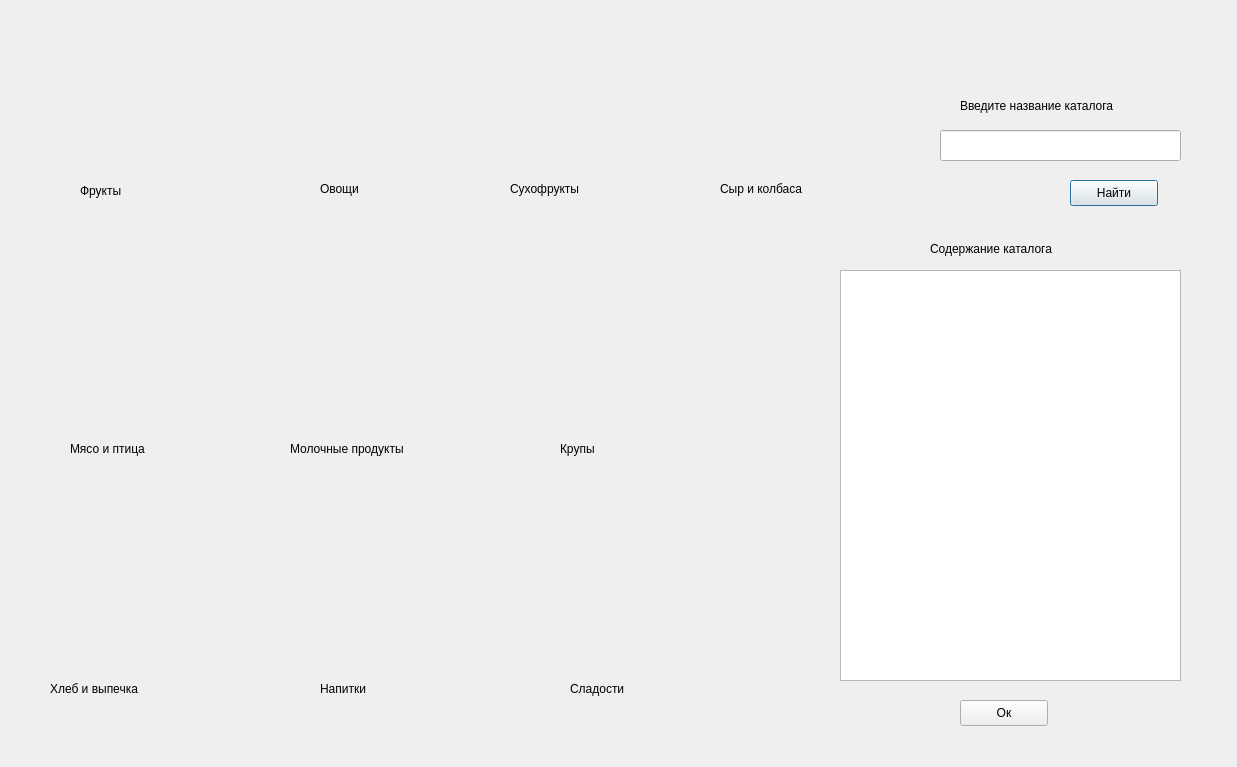
<?xml version="1.0" encoding="UTF-8"?>
<ui version="4.0">
 <class>catalog</class>
 <widget class="QDialog" name="catalog">
  <property name="geometry">
   <rect>
    <x>0</x>
    <y>0</y>
    <width>1237</width>
    <height>767</height>
   </rect>
  </property>
  <property name="windowTitle">
   <string>Каталог</string>
  </property>
  <widget class="QTextBrowser" name="textBrowser">
   <property name="geometry">
    <rect>
     <x>840</x>
     <y>270</y>
     <width>341</width>
     <height>411</height>
    </rect>
   </property>
  </widget>
  <widget class="QLineEdit" name="lineEdit">
   <property name="geometry">
    <rect>
     <x>940</x>
     <y>130</y>
     <width>241</width>
     <height>31</height>
    </rect>
   </property>
  </widget>
  <widget class="QLabel" name="label">
   <property name="geometry">
    <rect>
     <x>960</x>
     <y>90</y>
     <width>231</width>
     <height>31</height>
    </rect>
   </property>
   <property name="text">
    <string>Введите название каталога</string>
   </property>
  </widget>
  <widget class="QLabel" name="label_2">
   <property name="geometry">
    <rect>
     <x>930</x>
     <y>240</y>
     <width>171</width>
     <height>18</height>
    </rect>
   </property>
   <property name="text">
    <string>Содержание каталога</string>
   </property>
  </widget>
  <widget class="QLabel" name="label_4">
   <property name="geometry">
    <rect>
     <x>80</x>
     <y>180</y>
     <width>91</width>
     <height>21</height>
    </rect>
   </property>
   <property name="text">
    <string>Фрукты</string>
   </property>
  </widget>
  <widget class="QLabel" name="frut">
   <property name="geometry">
    <rect>
     <x>10</x>
     <y>10</y>
     <width>201</width>
     <height>161</height>
    </rect>
   </property>
   <property name="text">
    <string/>
   </property>
   <property name="pixmap">
    <pixmap>../../Загрузки/png.png</pixmap>
   </property>
  </widget>
  <widget class="QLabel" name="vag">
   <property name="geometry">
    <rect>
     <x>220</x>
     <y>30</y>
     <width>211</width>
     <height>151</height>
    </rect>
   </property>
   <property name="text">
    <string/>
   </property>
   <property name="pixmap">
    <pixmap>../../Загрузки/овощи.png</pixmap>
   </property>
  </widget>
  <widget class="QLabel" name="label_6">
   <property name="geometry">
    <rect>
     <x>320</x>
     <y>180</y>
     <width>66</width>
     <height>18</height>
    </rect>
   </property>
   <property name="text">
    <string>Овощи</string>
   </property>
  </widget>
  <widget class="QLabel" name="suho">
   <property name="geometry">
    <rect>
     <x>470</x>
     <y>17</y>
     <width>191</width>
     <height>151</height>
    </rect>
   </property>
   <property name="text">
    <string/>
   </property>
   <property name="pixmap">
    <pixmap>../../Загрузки/сухо.png</pixmap>
   </property>
  </widget>
  <widget class="QLabel" name="label_5">
   <property name="geometry">
    <rect>
     <x>510</x>
     <y>180</y>
     <width>101</width>
     <height>18</height>
    </rect>
   </property>
   <property name="text">
    <string>Сухофрукты</string>
   </property>
  </widget>
  <widget class="QLabel" name="meet">
   <property name="geometry">
    <rect>
     <x>20</x>
     <y>230</y>
     <width>191</width>
     <height>191</height>
    </rect>
   </property>
   <property name="text">
    <string/>
   </property>
   <property name="pixmap">
    <pixmap>../../Загрузки/мясо.png</pixmap>
   </property>
  </widget>
  <widget class="QLabel" name="label_3">
   <property name="geometry">
    <rect>
     <x>70</x>
     <y>440</y>
     <width>121</width>
     <height>18</height>
    </rect>
   </property>
   <property name="text">
    <string>Мясо и птица</string>
   </property>
  </widget>
  <widget class="QLabel" name="milk">
   <property name="geometry">
    <rect>
     <x>250</x>
     <y>220</y>
     <width>211</width>
     <height>211</height>
    </rect>
   </property>
   <property name="text">
    <string/>
   </property>
   <property name="pixmap">
    <pixmap>../../Загрузки/молок.png</pixmap>
   </property>
  </widget>
  <widget class="QLabel" name="label_7">
   <property name="geometry">
    <rect>
     <x>290</x>
     <y>440</y>
     <width>171</width>
     <height>18</height>
    </rect>
   </property>
   <property name="text">
    <string>Молочные продукты</string>
   </property>
  </widget>
  <widget class="QLabel" name="ches">
   <property name="geometry">
    <rect>
     <x>680</x>
     <y>30</y>
     <width>201</width>
     <height>131</height>
    </rect>
   </property>
   <property name="text">
    <string/>
   </property>
   <property name="pixmap">
    <pixmap>../../Загрузки/сыр.png</pixmap>
   </property>
  </widget>
  <widget class="QLabel" name="label_8">
   <property name="geometry">
    <rect>
     <x>720</x>
     <y>180</y>
     <width>121</width>
     <height>18</height>
    </rect>
   </property>
   <property name="text">
    <string>Сыр и колбаса</string>
   </property>
  </widget>
  <widget class="QLabel" name="muck">
   <property name="geometry">
    <rect>
     <x>490</x>
     <y>240</y>
     <width>191</width>
     <height>181</height>
    </rect>
   </property>
   <property name="text">
    <string/>
   </property>
   <property name="pixmap">
    <pixmap>mg/крупы.png</pixmap>
   </property>
  </widget>
  <widget class="QLabel" name="label_9">
   <property name="geometry">
    <rect>
     <x>560</x>
     <y>440</y>
     <width>66</width>
     <height>18</height>
    </rect>
   </property>
   <property name="text">
    <string>Крупы</string>
   </property>
  </widget>
  <widget class="QPushButton" name="pushButton">
   <property name="geometry">
    <rect>
     <x>1070</x>
     <y>180</y>
     <width>88</width>
     <height>26</height>
    </rect>
   </property>
   <property name="text">
    <string>Найти</string>
   </property>
  </widget>
  <widget class="QLabel" name="bread">
   <property name="geometry">
    <rect>
     <x>20</x>
     <y>500</y>
     <width>191</width>
     <height>161</height>
    </rect>
   </property>
   <property name="text">
    <string/>
   </property>
   <property name="pixmap">
    <pixmap>mg/хлеб.png</pixmap>
   </property>
  </widget>
  <widget class="QLabel" name="label_10">
   <property name="geometry">
    <rect>
     <x>50</x>
     <y>680</y>
     <width>121</width>
     <height>18</height>
    </rect>
   </property>
   <property name="text">
    <string>Хлеб и выпечка</string>
   </property>
  </widget>
  <widget class="QLabel" name="drink">
   <property name="geometry">
    <rect>
     <x>260</x>
     <y>490</y>
     <width>211</width>
     <height>171</height>
    </rect>
   </property>
   <property name="text">
    <string/>
   </property>
   <property name="pixmap">
    <pixmap>mg/напит.png</pixmap>
   </property>
  </widget>
  <widget class="QLabel" name="label_11">
   <property name="geometry">
    <rect>
     <x>320</x>
     <y>680</y>
     <width>66</width>
     <height>18</height>
    </rect>
   </property>
   <property name="text">
    <string>Напитки</string>
   </property>
  </widget>
  <widget class="QLabel" name="sweet">
   <property name="geometry">
    <rect>
     <x>515</x>
     <y>507</y>
     <width>211</width>
     <height>151</height>
    </rect>
   </property>
   <property name="text">
    <string/>
   </property>
   <property name="pixmap">
    <pixmap>mg/шок.png</pixmap>
   </property>
  </widget>
  <widget class="QLabel" name="label_12">
   <property name="geometry">
    <rect>
     <x>570</x>
     <y>680</y>
     <width>66</width>
     <height>18</height>
    </rect>
   </property>
   <property name="text">
    <string>Сладости</string>
   </property>
  </widget>
  <widget class="QPushButton" name="pushButton_2">
   <property name="geometry">
    <rect>
     <x>960</x>
     <y>700</y>
     <width>88</width>
     <height>26</height>
    </rect>
   </property>
   <property name="text">
    <string>Ок</string>
   </property>
  </widget>
 </widget>
 <resources/>
 <connections/>
</ui>
